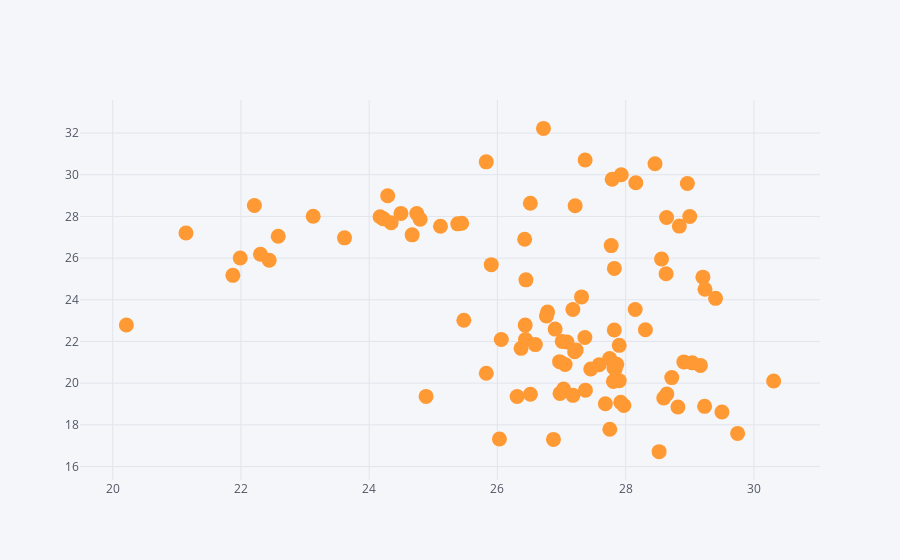

Notebook code cell kept with this figure:
### Code cell
df.iplot(x='A',y='B',mode= 'markers',size=15)
